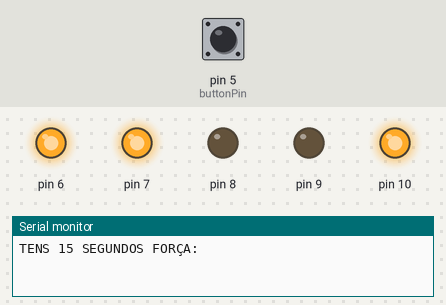
Bench run of a sketch on a simulated Arduino Uno, built with avr-gcc and run on an emulated ATmega328P. Parts: output pins drawn as LEDs (lit = HIGH), the last lines printed to the serial monitor. The inputs (shaded band) are chosen by the test bench; at power-on: pin 5 (buttonPin) HIGH. Random numbers use the default seed unless the sketch sets one.

Above: at 1.2 s.
1.3 s: pin 5 (buttonPin) pulled LOW for 3.2 s
At 5.7 s:
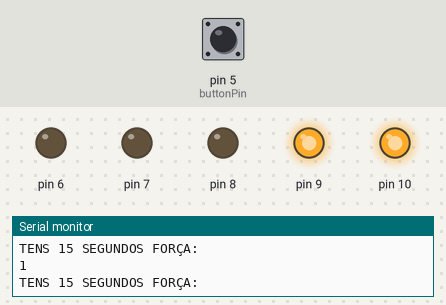
6.0 s: pin 5 (buttonPin) pulled LOW for 3.2 s
At 10.4 s:
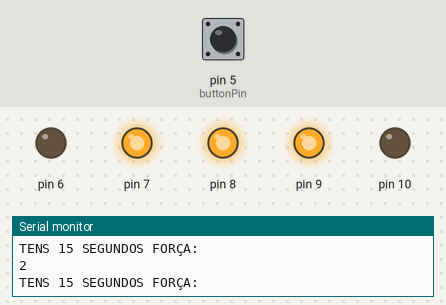
10.7 s: pin 5 (buttonPin) pulled LOW for 3.2 s
At 14.2 s:
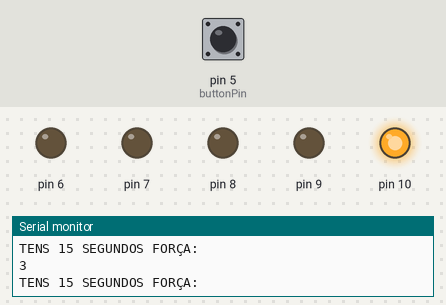
15.4 s: pin 5 (buttonPin) pulled LOW for 1 s
At 17.3 s:
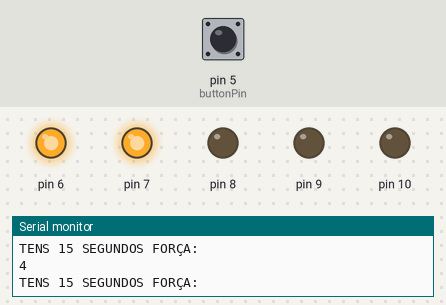
17.9 s: pin 5 (buttonPin) pulled LOW for 3.2 s
Timing chart, 0 to 52.7 s (numbered marks = the images above; inputs shaded):
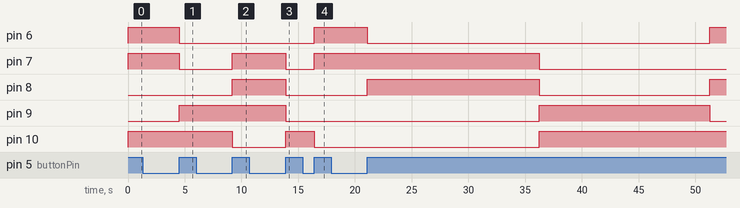

The sketch:

Projeto_final.ino
```cpp
int buttonPin=5;
bool trueReading=false;
bool lastState=false;
long deBounceDelay=50;
long bounce;
int contaprime=0;
void setup() {
  // put your setup code here, to run once:
  pinMode(buttonPin,INPUT_PULLUP);
  pinMode(6,OUTPUT);
  pinMode(7,OUTPUT);
  pinMode(8,OUTPUT);
  pinMode(9,OUTPUT);
  pinMode(10,OUTPUT);
  Serial.begin(9600);
  randomSeed(analogRead(0));


}

void loop() {
  // put your main code here, to run repeatedly:
unsigned long timer = millis();
int numero_aleatorio=random(1,32);
for(int i=0; i<=4; i++){
digitalWrite(6+i, (numero_aleatorio >> i) & 1);
}
Serial.println("TENS 15 SEGUNDOS FORÇA:");
while((millis()-timer)<15000){
bool  buttonState=!digitalRead(buttonPin);
    if (buttonState!=lastState){
     bounce=millis();

  }
  if(millis()-bounce>1000 && buttonState==HIGH){
    while(digitalRead(buttonPin)==LOW){

    }
  loop();
  }

  if(millis()-bounce>deBounceDelay){
    if (buttonState!=trueReading){
      trueReading=buttonState;
      if (trueReading==true){
        contaprime=contaprime+1;
        Serial.println(contaprime);
          if (contaprime==32){
              contaprime=0;

}
}}}
lastState=buttonState;
}


  if (numero_aleatorio==contaprime){
Serial.println("Parabéns acertou o numero");
contaprime=0;
for(int led=6;led<=10;led++){
 digitalWrite(led,LOW);

}

for(int led=6;led<=10;led++){
  digitalWrite(led,HIGH);
  delay(500);
}
  }else{
  Serial.println("Bem erraste, o número certo:");
  Serial.println(numero_aleatorio,DEC);
  contaprime=0;
}


}
```

Measured:
- after the input at 1.3 s, pin 6, pin 7: HIGH → LOW after 3.2 s; pin 9: LOW → HIGH after 3.2 s
- after the input at 6.0 s, pin 7, pin 8: LOW → HIGH after 3.2 s; pin 10: HIGH → LOW after 3.2 s
- after the input at 10.7 s, pin 7–9: HIGH → LOW after 3.2 s; pin 10: LOW → HIGH after 3.2 s
- after the input at 15.4 s, pin 6, pin 7: LOW → HIGH after 1.0 s; pin 10: HIGH → LOW after 1.0 s
